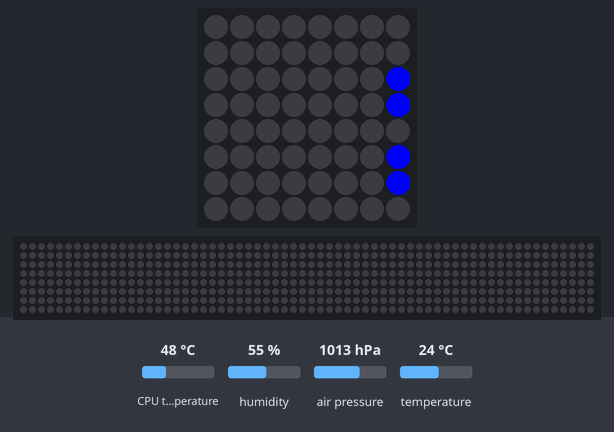
This program was run on a simulated Raspberry Pi (BCM pin numbers) with a Sense HAT. Shown: the Sense HAT's 8×8 RGB LED matrix, a strip that is not on the board, showing the scrolling text unrolled. Inputs (shaded band) come from the test bench; at power-on: CPU temperature 48 °C, humidity 55 %, air pressure 1013 hPa, temperature 24 °C. The clock reads 2024-03-15 10:24:30 at power-on unless the program sets it; the 64×8 strip is a reading aid, not a part: it shows the text the matrix is scrolling, unrolled, one strip-width of it at a time; what the program prints to the terminal is not drawn.

Above: at 0.17 s.
At 0.63 s:
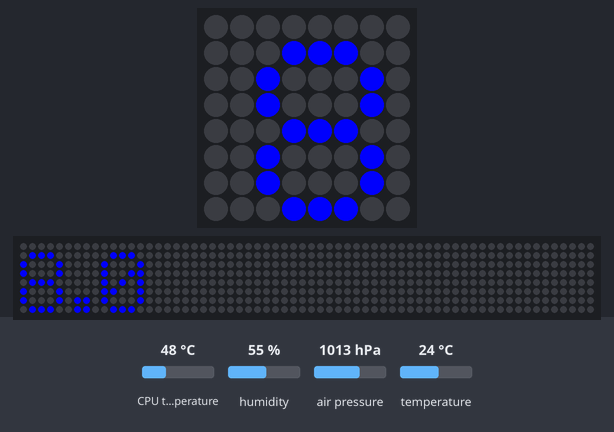
At 1.08 s:
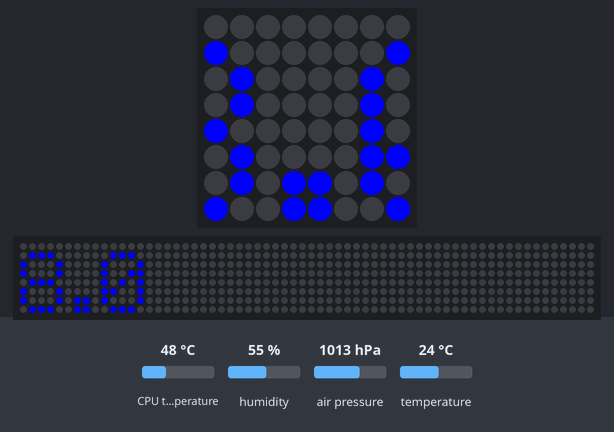
At 1.53 s:
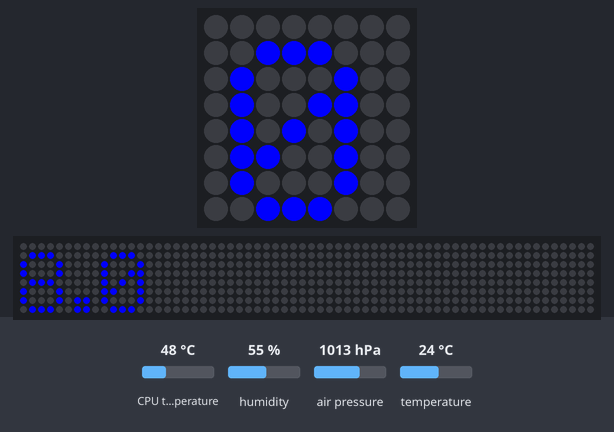
At 2.08 s:
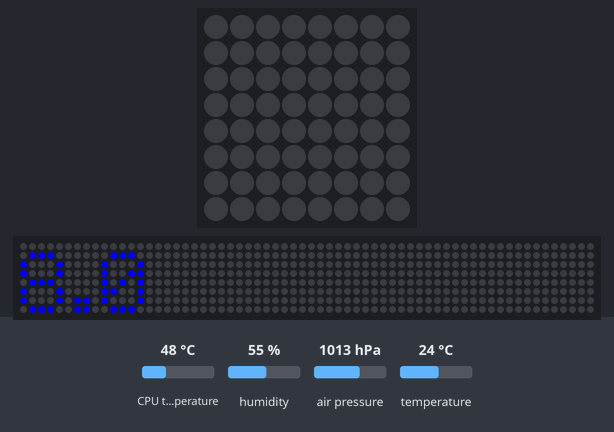

The program:

sensehat_sensors.py
```python
###################
#SenseHat "Meteo"
#Kod poslepoval a upravil: www.odolezal.cz
#ze zdroju:
#https://charlieblog.eu/clanek-raspberry-pi-meteostanice-sense-hat
#enjoy
###################
import os
import datetime
from time import sleep
from sense_hat import SenseHat

#funkce vycteni teploty z CPU
def get_cpu_temperature():
  res = os.popen('vcgencmd measure_temp').readline()
  return(res.replace("temp=","").replace("'C\n",""))

sense = SenseHat()

#definuj barvy
white = (255, 255, 255)
red = (255, 0, 0)
blue = (0, 0, 255)
yellow = (255, 255, 0)
green = (0, 255, 0)

while True:
  sense.clear()

#korekce teploty
#https://www.raspberrypi.org/forums/viewtopic.php?f=104&t=111457
  t = sense.get_temperature()
  cpu = get_cpu_temperature()
  cpu_int = int(float(cpu))
  tc = t - ((cpu_int - t)/ 1.5)

  #tp = sense.get_temperature_from_pressure()
  #th = sense.get_temperature_from_humidity()
  p = sense.get_pressure()

#korekce vlhkosti
  h = sense.get_humidity()
  hc = h * (2.5 - 0.029 * tc)

#zaokrouhli hodnotu na dve desetina mista
  tc_r = round(tc, 2)
  p_r = round(p, 2)
  hc_r = round(hc, 2)

#prevod z "float" na "str"
  tc_r_s = str(tc_r)
  p_r_s = str(p_r)
  hc_r_s = str(hc_r)

#vypis do konzole
  print("--------------------------------")
  print("Cas:", datetime.datetime.now())
  print("Teplota:", tc_r, "°C (po korekci)")
  print("Vlhkost:", hc_r, "R% (po korekci)")
  print("Tlak:", p_r, "hPa")
  print("--------------------------------")

#zobraz hodnoty na LED matici
  #sense.show_message("Hello", text_colour=red, back_colour=white, scroll_speed=0.3)
  #msg = "%s, %s, %s" % (tc_r_s,hc_r_s,p_r_s)
  sense.show_message(tc_r_s, text_colour=blue, scroll_speed=0.09)
  #sense.show_message(hc_r_s, text_colour=yellow, scroll_speed=0.09)
  #sense.show_message(p_r_s, text_colour=green, scroll_speed=0.09)

#pauza
  print("Dalsi mereni za 60 vterin...")
  sleep(60)
```
